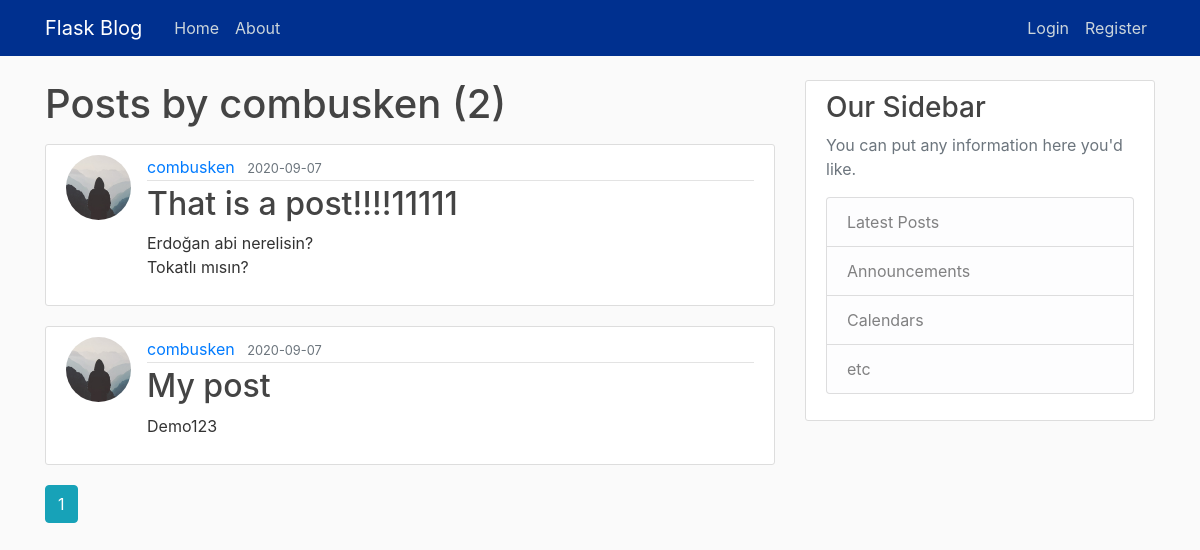
Page /user/combusken on the earlier database version.
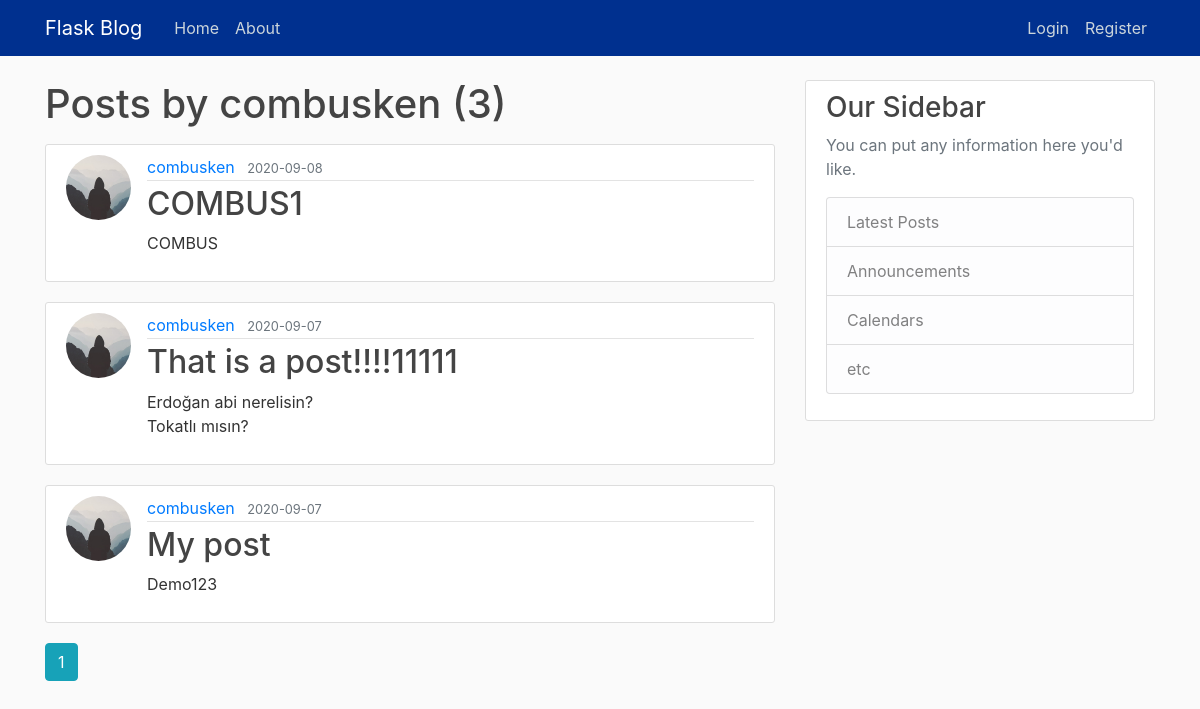
Same page on the later database version.
### app/models.py (models this page shows, shortened)
class User(db.Model, UserMixin):
    id = db.Column(db.Integer, primary_key=True)
    username = db.Column(db.String(20), unique=True, nullable=False)
    email = db.Column(db.String(120), unique=True, nullable=False)
    image_file = db.Column(db.String(20), nullable=False, default='default.jpg')
    password = db.Column(db.String(60), nullable=False)
    posts = db.relationship('Post', backref='author', lazy=True)

class Post(db.Model):
    id = db.Column(db.Integer, primary_key=True)
    title = db.Column(db.String(100), nullable=False)
    date_posted = db.Column(db.DateTime, nullable=False, default=datetime.utcnow)
    content = db.Column(db.Text, nullable=False)
    user_id = db.Column(db.Integer, db.ForeignKey('user.id'), nullable=False)

### app/routes.py (the view)
@app.route('/user/<string:username>')
def user_posts(username):
    page = request.args.get('page', 1, type = int)
    user = User.query.filter_by(username=username).first_or_404()
    posts = Post.query.filter_by(author=user)\
        .order_by(Post.date_posted.desc())\
        .paginate(page=page, per_page=5)
    return render_template('user_posts.html', posts=posts, user=user)

### app/templates/user_posts.html
{% extends "layout.html" %}
{% block content %}
<h1 class="mb-3"> Posts by {{ user.username }} ({{ posts.total }})</h1>
{% for post in posts.items %}
<article class="media content-section">
	<img class="rounded-circle article-img" src="{{ url_for('static', filename='profile_pics/' + post.author.image_file)}}">
	<div class="media-body">
		<div class="article-metadata">
			<a class="mr-2" href="{{ url_for('user_posts', username=post.author.username)}}">{{ post.author.username }}</a>
			<small class="text-muted">{{ post.date_posted.strftime('%Y-%m-%d') }}</small>
		</div>
		<h2><a class="article-title" href="{{ url_for('post', post_id=post.id) }}">{{ post.title }}</a></h2>
		<p class="article-content">{{ post.content }}</p>
	</div>
</article>
{% endfor %}
{% for page_num in posts.iter_pages(left_edge=1, right_edge=1, left_current=1, right_current=2) %}
{% if page_num %}
{% if posts.page == page_num %}
<a class="btn btn-info mb-4" href="{{url_for('user_posts', username=user.username, page=page_num)}}"> {{page_num}}</a>
{% else %}
<a class="btn btn-outline-info mb-4" href="{{url_for('user_posts', username=user.username, page=page_num)}}"> {{page_num}}</a>
{% endif %}
{% else %}
...
{% endif %}
{% endfor %}
{% endblock content %}

### app/templates/layout.html (shortened to what this page needs)
<!DOCTYPE html>
<html lang="en">
<head>
    <link rel="stylesheet" href="https://maxcdn.bootstrapcdn.com/bootstrap/4.0.0/css/bootstrap.min.css"
>
    <link rel="stylesheet" type="text/css" href="{{ url_for('static',filename='main.css')}}">
</head>
<body>
<header class="site-header">
    <nav class="navbar navbar-expand-md navbar-dark bg-steel fixed-top">
        <div class="container">
            <a class="navbar-brand mr-4" href="/">Flask Blog</a>
            <div class="collapse navbar-collapse" id="navbarToggle">
                <div class="navbar-nav mr-auto">
                    <a class="nav-item nav-link" href="{{ url_for('home')}}">Home</a>
                    <a class="nav-item nav-link" href="{{ url_for('about')}}">About</a>
                </div>
                <div class="navbar-nav">
                    {% if current_user.is_authenticated %}
                    <a class="nav-item nav-link" href="{{ url_for('new_post')}}">New Post</a>
                    <a class="nav-item nav-link" href="{{ url_for('account')}}">Account</a>
                    <a class="nav-item nav-link" href="{{ url_for('logout')}}">Logout</a>
                    {% else %}
                    <a class="nav-item nav-link" href="{{ url_for('login')}}">Login</a>
                    <a class="nav-item nav-link" href="{{ url_for('register')}}">Register</a>
                    {% endif %}
                </div>
            </div>
        </div>
    </nav>
</header>
<main role="main" class="container">
    <div class="row">
        <div class="col-md-8">
            {% block content %}{% endblock %}
        </div>
        <div class="col-md-4">
            <div class="content-section">
                <h3>Our Sidebar</h3>
                <p class='text-muted'>You can put any information here you'd like.
                <ul class="list-group">
                    <li class="list-group-item list-group-item-light">Latest Posts</li>
                    <li class="list-group-item list-group-item-light">Announcements</li>
                    <li class="list-group-item list-group-item-light">Calendars</li>
                    <li class="list-group-item list-group-item-light">etc</li>
                </ul>
                </p>
            </div>
        </div>
    </div>
</main>
</body>
</html>

### app/static/main.css (style rules this page uses)
body { background: #fafafa; color: #333333; margin-top: 5rem; }
h1, h2, h3, h4, h5, h6 { color: #444444; }
.bg-steel { background-color: #00308F; }
.site-header .navbar-nav .nav-link { color: #cbd5db; }
.content-section { background: #ffffff; padding: 10px 20px; border: 1px solid #dddddd; border-radius: 3px; margin-bottom: 20px; }
.article-title { color: #444444; }
.article-content { white-space: pre-line; }
.article-img { height: 65px; width: 65px; margin-right: 16px; }
.article-metadata { padding-bottom: 1px; margin-bottom: 4px; border-bottom: 1px solid #e3e3e3 }

Differences in the rows shown:
added Post: image_file (placeholder picture), author.username "combusken", date_posted "2020-09-08", title "COMBUS1", content "COMBUS"
Other differences:
{{ posts.total }}: "2" → "3"
